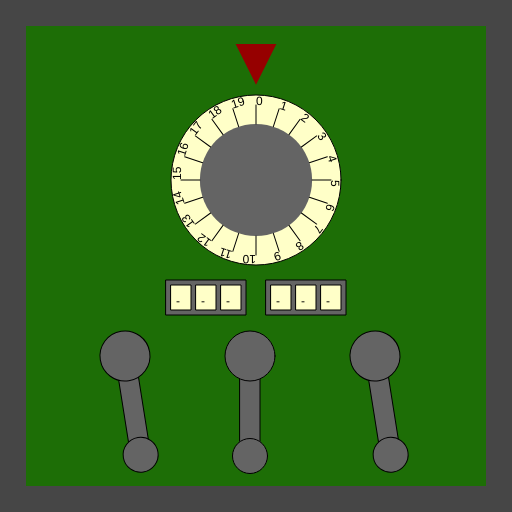
Frame 1 (no input)
Frame 60 (no input): identical to frame 1, image omitted
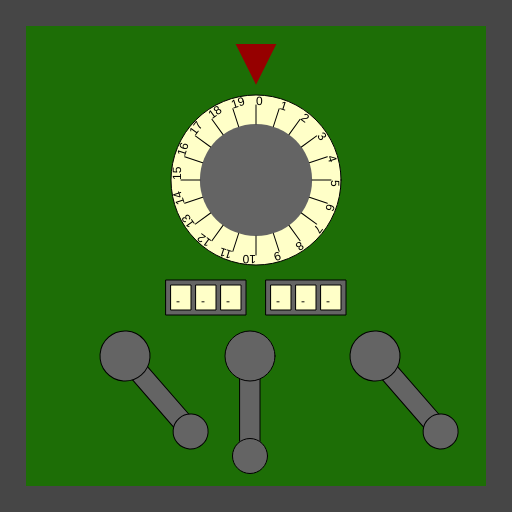
Frame 120 (the mouse pressed at the canvas centre since frame 60)

The p5.js sketch that drew these frames (run headless with seeded random() and noise() and a simulated clock; from frame 60 on, the mouse is pressed at the canvas centre):

// p5.js sketch
// ── sketch.js
/*

Officer: 6174876
CaseNum: 303-3-41647650-6174876

Case 303 - The Case of the Crooked Attorney
Stage 4 - The Courthouse

Torvalds has his final safe in his courthouse chambers. Luckily there is a court case proceeding.
You can sneak into his chambers whilst he makes his closing statement.

Crack the safe by doing the following:

	Whilst the mouse is being dragged:
	- Use the 'random' function to produce random values ranging from 2 to 13.
	- Assign the output to Cryptic_box_code_0

	When any key is pressed:
	- Use the 'random' function to produce random values ranging from 1 to 11.
	- Assign the output to Cryptic_box_code_1

	When any key is pressed:
	- Make Cryptic_box_code_2 equal to the value of 'keyCode'

	Whilst the mouse is moving:
	- Use the 'map' function to scale mouseX to values ranging from 9 to 73.
	- Assign the output to Cryptic_box_code_3

	Whilst the mouse is being dragged:
	- Use the 'map' function to scale mouseX to values ranging from 13 to 71.
	- Assign the output to Cryptic_box_code_4

	Whilst the mouse is moving:
	- Use the 'map' function to scale mouseX to values ranging from 9 to 73.
	- Assign the output to Cryptic_box_code_5



This time you'll need to create the relevant event handlers yourself.

There are many possible ways of investigating this case, but you
should use ONLY the following commands:

	- The assignment operator aka. the equals sign !
	- mouseX, mouseY
	- key, keyCode
	- random
	- map

*/

//declare the variables

var Cryptic_box_code_0;
var Cryptic_box_code_1;
var Cryptic_box_code_2;
var Cryptic_box_code_3;
var Cryptic_box_code_4;
var Cryptic_box_code_5;


function preload()
{
	//IMAGES WILL BE LOADED HERE

}

function setup()
{
	createCanvas(512,512);

	//initialise the variables
	Cryptic_box_code_0 = 0;
	Cryptic_box_code_1 = "";
	Cryptic_box_code_2 = "";
	Cryptic_box_code_3 = 0;
	Cryptic_box_code_4 = 0;
	Cryptic_box_code_5 = 0;

}

///////////////////EVENT HANDLERS///////////////////

//Create event handlers here to open the safe ...


var key;
var keyCode;
// Whilst the mouse is being dragged:
// 	- Use the 'random' function to produce random values ranging from 2 to 13.
// 	- Assign the output to Cryptic_box_code_0

// 	Whilst the mouse is being dragged:
// 	- Use the 'map' function to scale mouseX to values ranging from 13 to 71.
// 	- Assign the output to Cryptic_box_code_4

function mouseDragged(){
	console.log("mouseDragged", mouseX, mouseY);
	Cryptic_box_code_0 = random(2, 13);
	Cryptic_box_code_4 = map(mouseX, 0, width, 13, 71);
};



// 	When any key is pressed:
// 	- Use the 'random' function to produce random values ranging from 1 to 11.
// 	- Assign the output to Cryptic_box_code_1

// 	When any key is pressed:
// 	- Make Cryptic_box_code_2 equal to the value of 'keyCode'

function keyPressed(){
	console.log("keyPressed", key);
	Cryptic_box_code_1 = random(1, 11);
	Cryptic_box_code_2 = keyCode;
};



// 	Whilst the mouse is moving:
// 	- Use the 'map' function to scale mouseX to values ranging from 9 to 73.
// 	- Assign the output to Cryptic_box_code_3

// 	Whilst the mouse is moving:
// 	- Use the 'map' function to scale mouseX to values ranging from 9 to 73.
// 	- Assign the output to Cryptic_box_code_5

function mouseMoved(){
	console.log("mouseMoved", mouseX, mouseY);
	Cryptic_box_code_3 = map(mouseX, 0, width, 9, 73);
	Cryptic_box_code_5 = map(mouseX, 0, width, 9, 73);
};



///////////////DO NOT CHANGE CODE BELOW THIS POINT///////////////////

function draw()
{

	//Draw the safe door
	background(70);
	noStroke();
	fill(29,110,6);
	rect(26,26,width-52,width-52);

	//Draw the combination dial
	push();
	translate(256,180);
	drawDial(170,Cryptic_box_code_0,20);
	pop();

	//Draw the spinners
	push();
	translate(206,280);
	drawSpinner(3, Cryptic_box_code_1);
	pop();

	push();
	translate(306,280);
	drawSpinner(3, Cryptic_box_code_2);
	pop();

	//Draw the levers
	push();
	translate(125,356);
	drawLever(Cryptic_box_code_3);
	pop();

	push();
	translate(250,356);
	drawLever(Cryptic_box_code_4);
	pop();

	push();
	translate(375,356);
	drawLever(Cryptic_box_code_5);
	pop();

}

function drawDial(diameter,num,maxNum)
{
	//the combination lock

	var r = diameter * 0.5;
	var p = r * 0.6;

	stroke(0);
	fill(255,255,200);
	ellipse(0,0,diameter,diameter);
	fill(100);
	noStroke();
	ellipse(0,0,diameter*0.66,diameter*0.66);
	fill(150,0,0);
	triangle(
		-p * 0.4,-r-p,
		p * 0.4,-r-p,
		0,-r-p/5
	);

	noStroke();

	push();
	var inc = 360/maxNum;

	rotate(radians(-num * inc));
	for(var i = 0; i < maxNum; i++)
	{
		push();
		rotate(radians(i * inc));
		stroke(0);
		line(0,-r*0.66,0,-(r-10));
		noStroke();
		fill(0);
		text(i,0,-(r-10));
		pop();
	}

	pop();
}

function drawLever(rot)
{
	push();
	rotate(radians(-rot))
	stroke(0);
	fill(100);
	rect(-10,0,20,100);
	ellipse(0,0,50,50);
	ellipse(0,100,35,35);
	pop();
}

function drawSpinner(numSpinners, val)
{
	var sw = 20;
	var ow = (sw + 5) * numSpinners + 5;
	stroke(0);
	fill(100);
	rect(-ow/2,0,ow,35);
	if(typeof(val) == "number")
	{
		val = floor(val).toString(); //convert to string
	}
	var d = numSpinners - val.length;

	for(var d = numSpinners - val.length; d > 0; d--)
	{
		val = "-" + val;
	}

	for(var i = 0; i < numSpinners; i++)
	{
		stroke(0);
		fill(255,255,200);
		rect(-ow/2 + i * (sw + 5) + 5,5,20,25);
		fill(0);
		noStroke();
		text(val[i],-ow/2 + sw/2 + i * (sw +5),25);
	}

}
